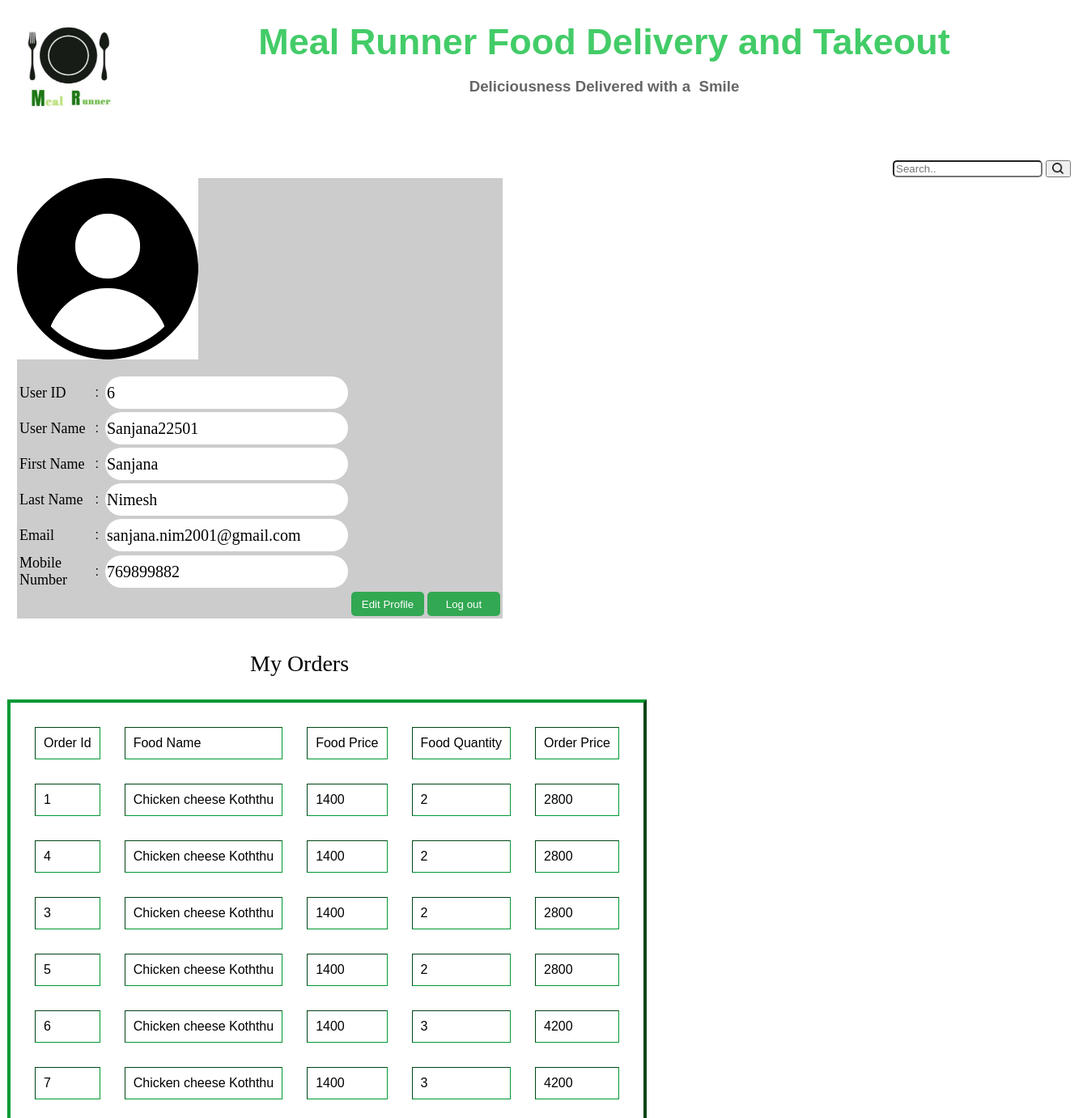
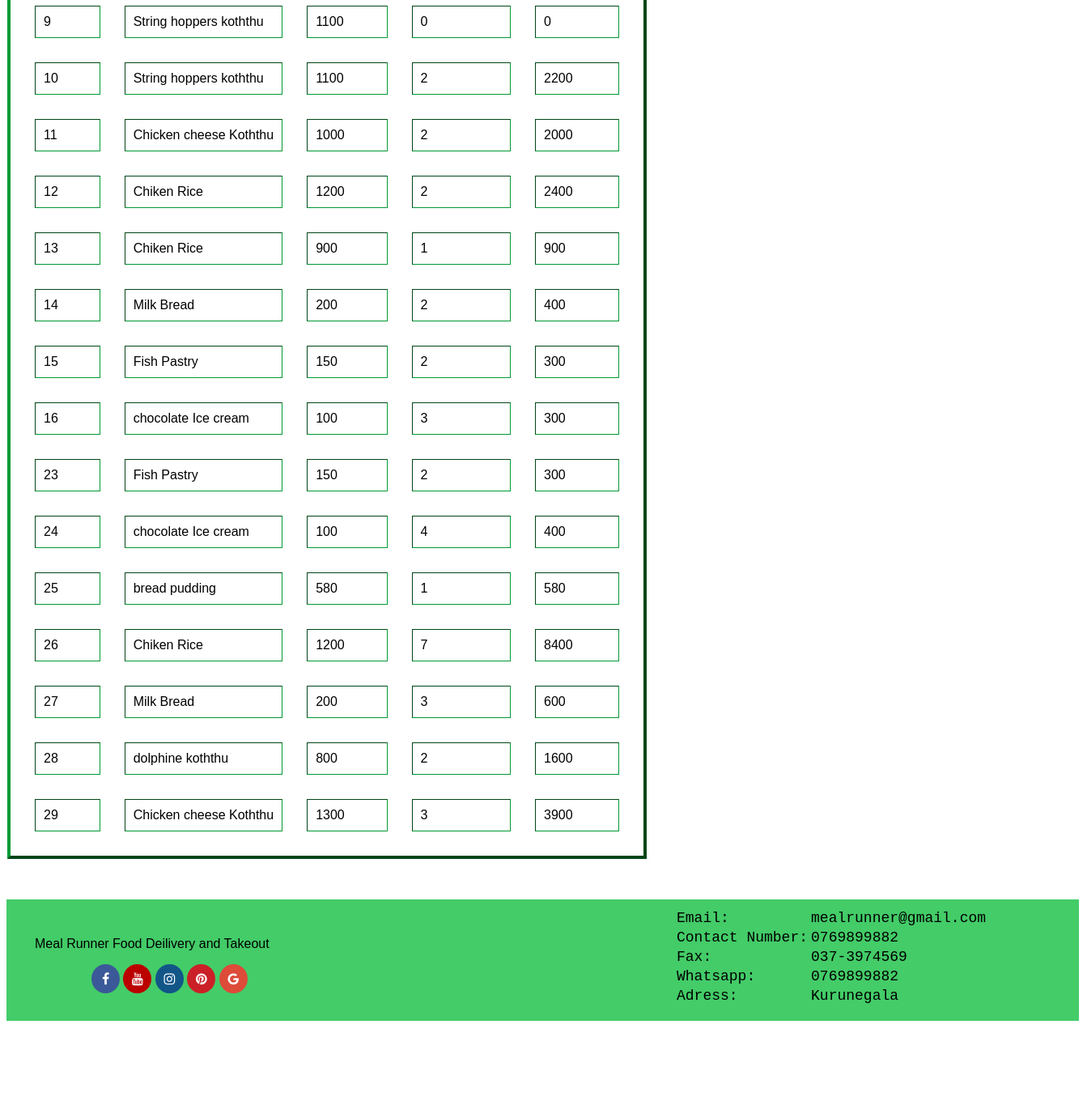
The page /userprofile.php (signed in) on the database its author committed (2 pictures, top to bottom).
### tables this page shows
CREATE TABLE IF NOT EXISTS `customer` (
  `CID` int(11) NOT NULL AUTO_INCREMENT,
  `F_name` varchar(50) NOT NULL,
  `L_name` varchar(50) NOT NULL,
  `U_name` varchar(50) NOT NULL,
  `mnumber` int(12) NOT NULL,
  `email` varchar(50) NOT NULL,
  `password` varchar(50) NOT NULL,
  PRIMARY KEY (`CID`),
  UNIQUE KEY `U_name` (`U_name`)
);

CREATE TABLE IF NOT EXISTS `orders` (
  `Oid` int(11) NOT NULL AUTO_INCREMENT,
  `Fname` varchar(50) NOT NULL,
  `Fprice` int(10) NOT NULL,
  `qty` int(10) NOT NULL,
  `Uname` varchar(50) NOT NULL,
  `Cnumber` varchar(15) NOT NULL,
  `Totprice` int(10) NOT NULL,
  PRIMARY KEY (`Oid`)
);

### userprofile.php (the view, shortened to what this page needs)
<!DOCTYPE html PUBLIC "-//W3C//DTD XHTML 1.0 Transitional//EN" "http://www.w3.org/TR/xhtml1/DTD/xhtml1-transitional.dtd">
<html xmlns="http://www.w3.org/1999/xhtml">
<head>
<link rel="stylesheet" type="text/css" href="userprofile.css"/>
<link rel="stylesheet" href="https://cdnjs.cloudflare.com/ajax/libs/font-awesome/4.7.0/css/font-awesome.min.css">
</head>
<body>
	<div id="mai">
			<div id="logo">
            <img src="Backgrounds/478d7088-b22f-49a9-96ae-3f4aa470643a.jpeg" class="lg">
            </div>
			<div id="mainh">
            	   <div class="mainhsub">
					<p ><h2 id="topic">Meal Runner Food Delivery and Takeout</h2><br><h3 id="subtop">Deliciousness Delivered with a 					Smile</h3></p>
				  </div>
			</div>
            <div id="contl">
            	 <div id="bodytop">
     <div id="bodytopL">
     </div>
    <div id="bodytopR">
    <form action="">
    <table>
    <tr>
    <td>
      <input type="text" placeholder="Search.." name="search" class="srch">
      </td>
      <td>
      <button type="submit"><img src="Backgrounds/3031293.png" class="sim"></button>
      </td>
    </tr>
     </table>
    </form>
    </div>
  </div>
  <div id="usdt">
		<img src="Backgrounds/images.png" id="user4to"/>
<?php
	include"connect.php";
	if(isset($_SESSION['Usname']))
{
	$user=isset($_SESSION['Usname']) ? $_SESSION['Usname']:"";
	$fname="";
	$lname="";
	$mnumber="";
	$email="";
	$cid="";
	$sql="SELECT * FROM customer WHERE U_name='$user'";
	$result=mysqli_query($conn,$sql);
	if(mysqli_num_rows($result)==1)
	{
		while($row=mysqli_fetch_assoc($result))
		{
			$fname=$row['F_name'];
			$lname=$row['L_name'];
			$mnumber=$row['mnumber'];
			$email=$row['email'];
			$cid=$row['CID'];
		}
	}
}
else
{
	header("Location:signin.php");
}
?>
<div>
<form method="post" action="editprofile.php" >
    	<table align="center">
        <tr>
        <td><label class="lbl">User ID</label></td>
            <td></td>
            <td></td>
            <td>:</td>
            <td></td>
			<td><input type="text" value="<?php echo $cid?>" readonly="readonly" class="box"></td>
            </tr>
			<td><label class="lbl">User Name</label></td>
            <td></td>
            <td></td>
            <td>:</td>
            <td></td>
			<td><input type="text" value="<?php echo $user?>" readonly="readonly" class="box"></td>
			<tr>
			<td><label class="lbl">First Name</label></td>
            <td></td>
            <td></td>
            <td>:</td>
            <td></td>
			<td><input type="text" value="<?php echo $fname?>" readonly="readonly" class="box"></td>
            </tr>
            <tr>
			<td><label class="lbl">Last Name</label></td>
            <td></td>
            <td></td>
            <td>:</td>
            <td></td>
			<td><input type="text" value="<?php echo $lname?>" readonly="readonly" class="box"></td>
            </tr>
             <tr>
           <td> <label class="lbl">Email</label> </td>
           <td></td>
           <td></td>
           <td>:</td>
           <td></td>
			<td><input type="text" value="<?php echo $email?>" readonly="readonly" class="box"></td>
             </tr>
           <tr>
           <td> <label class="lbl">Mobile Number</label> </td>
           <td></td>
           <td></td>
           <td>:</td>
           <td></td>
			<td><input type="text" value="<?php echo $mnumber?>" readonly="readonly" class="box"></td>
            </tr>
              <tr>
           <td></td>
           <td></td>
           <td></td>
           <td></td>
           <td></td>
           <td></td>
           <td><input type="submit" name="submit" value="Edit Profile" class="fdbtn"></td>&nbsp;
           <td><input type="button" name="logout" onclick=" location.href='logout.php'" value="Log out" class="fdbtn"></td>
            </tr>
		</table>
</form>
</div>
  </div>
            </div>
       <div id="usdtr">
       		<p id="tp">My Orders</p>
       		<?php
			include'connect.php';
				$user1=isset($_SESSION['Usname']) ? $_SESSION['Usname']:"";
				$sql1="SELECT * FROM orders WHERE Uname='$user1'";
				$result1=mysqli_query($conn,$sql1);
				if(mysqli_num_rows($result1)>0)
				{
					echo'<table align="" cellspacing="30" cellpadding="10" border="4" class="tble1" align="center">
					<tr>
						<td>Order Id</td>
						<td>Food Name</td>
						<td>Food Price</td>
						<td>Food Quantity</td>
						<td>Order Price</td>
					</tr>';
					while($row1=mysqli_fetch_assoc($result1))
					{
						echo'<tr><td>'.$row1['Oid'].'</td><td>'.$row1['Fname'].'</td><td>'
						.$row1['Fprice'].'</td><td>'.
						$row1['qty'].'</td><td>'.$row1['Totprice'].
						'</td>';
					}
					echo'</table>';
				}
            ?>
       </div>
        </div>
        </body>
		<div id="ftr">
        	<div id="lftftr">
            	<p class="tp">Meal Runner Food Deilivery and Takeout</p>
               <p align="left" class="sb">
                <a href="#" class="fa fa-facebook"></a>
                <a href="#" class="fa fa-youtube"></a>
                <a href="#" class="fa fa-instagram"></a>
                <a href="#" class="fa fa-pinterest"></a>
                <a href="#" class="fa fa-google"></a>
                </p>
            </div>
            <div id="rtftr">
				<table id="tbl">
                	<tr>
                    	<td>Email:</td>
                        <td>mealrunner@gmail.com</td>
                    </tr>
                    <tr>
                    	<td>Contact Number:</td>
                        <td>0769899882</td>
                    </tr>
                     <tr>
                    	<td>Fax:</td>
                        <td>037-3974569</td>
                    </tr>
                    <tr>
                    	<td>Whatsapp:</td>
                        <td>0769899882</td>
                    </tr>
                    <tr>
                    	<td>Adress:</td>
                        <td>Kurunegala</td>
                    </tr>
                </table>
            </div>
        </div>
        </html>

### userprofile.css (style rules this page uses)
#mai { width:1325px; height:auto; background-color:white; margin:auto; border-radius: 10px; padding:0px; background-image:; min-height: 670px; background-position:center; background-repeat:; background-size: cover; position: relative; }
#logo { width:150px; height:150px; float:left; background-color:gray; }
#mainh { width:1175px; height:150px; float:left; background-color:#FFF; margin:auto; margin-bottom:15px; border-radius: 10px; }
.mainhsub { width:1175px; height:120px; float:left; background-color:#fff; margin:auto; font-family:"Trebuchet MS", Arial, Helvetica, sans-serif; color:Black; border-radius: 10px; }
#topic { padding-top:0px; margin:0px; text-align:center; font-size:45px; color:#43cc68; }
#subtop { padding-top:0px; margin:0px; text-align:center; color:#666; }
* { box-sizing: border-box; }
body { font-family: Verdana, sans-serif; }
img { vertical-align: middle; }
#contl { width:1300px; height:auto;; background-color:#; margin-top:20px; margin-left:12px; float:left; }
.fdbtn { border-radius:5px; text-align:center; margin:auto; display:flex; width:90px; height:30px; color:white; background-color:#32a852; border-style:none; cursor:pointer; }
#ftr { width:1325px; height:270px; background-color:#FFF; margin-top:25px; margin-bottom:25px; }
#lftftr { width:825px; height:150px; float:left; background-color:#43cc68; padding-top:30px; padding-left:35px; margin-top:25px; margin-bottom:25px; }
#rtftr { width:500px; height:150px; float:left; background-color:#43cc68; padding-top:10px; margin-top:25px; margin-bottom:25px; }
.fa { padding: 10px; font-size: 10px; width: 35px; text-align: center; text-decoration: none; border-radius: 50%; }
.fa-facebook { background: #3B5998; color: white; }
.fa-google { background: #dd4b39; color: white; }
.fa-youtube { background: #bb0000; color: white; }
.fa-instagram { background: #125688; color: white; }
.fa-pinterest { background: #cb2027; color: white; }
.tp { font-family:"Arial Black", Gadget, sans-serif; text-align:left; padding:0px; }
#tbl { text-align:justify; color:#000; font-family:"Courier New", Courier, monospace; font-size:18px; }
.sb { padding-left:70px; }
.sim { height:15px; width:15px; border-radius:5px; }
.srch { border-radius:5px; }
#bodytop { width:1300px; height:25px; background-color:; }
#bodytopL { width:1079px; height:25px; float:left; background-color:; }
#bodytopR { width:220px; height:25px; float:left; background:; }
#usdt { width:600px; height:auto; background-color:#CCC; float:left; margin-bottom:40px; }
.box { background-color:#FFF; width:300px; height:40px; border-radius:20px; font-family:"Times New Roman", Times, serif; font-size:20px; border-style:none; }
.lbl { font-family:"Palatino Linotype", "Book Antiqua", Palatino, serif; font-size:18px; }
#tp { margin-top:10px; color:#000; font-family:"Times New Roman", Times, serif; font-size:28px; margin-left:300px; }
.lg { width:150px; height:150px; }
#usdtr { width:auto; height:auto; margin-top:10px; }
.tble1 { border-color:#093; }

### rows shown on the page
customer: CID "6", F_name "Sanjana", L_name "Nimesh", email "sanjana.nim2001@gmail.com", mnumber "769899882"
orders: Oid "1", Fname "Chicken cheese Koththu", Fprice "1400", qty "2", Totprice "2800"
orders: Oid "4", Fname "Chicken cheese Koththu", Fprice "1400", qty "2", Totprice "2800"
orders: Oid "3", Fname "Chicken cheese Koththu", Fprice "1400", qty "2", Totprice "2800"
orders: Oid "5", Fname "Chicken cheese Koththu", Fprice "1400", qty "2", Totprice "2800"
orders: Oid "6", Fname "Chicken cheese Koththu", Fprice "1400", qty "3", Totprice "4200"
orders: Oid "7", Fname "Chicken cheese Koththu", Fprice "1400", qty "3", Totprice "4200"
orders: Oid "9", Fname "String hoppers koththu", Fprice "1100", qty "0", Totprice "0"
orders: Oid "10", Fname "String hoppers koththu", Fprice "1100", qty "2", Totprice "2200"
orders: Oid "11", Fname "Chicken cheese Koththu", Fprice "1000", qty "2", Totprice "2000"
orders: Oid "12", Fname "Chiken Rice", Fprice "1200", qty "2", Totprice "2400"
orders: Oid "13", Fname "Chiken Rice", Fprice "900", qty "1", Totprice "900"
orders: Oid "14", Fname "Milk Bread", Fprice "200", qty "2", Totprice "400"
orders: Oid "15", Fname "Fish Pastry", Fprice "150", qty "2", Totprice "300"
orders: Oid "16", Fname "chocolate Ice cream", Fprice "100", qty "3", Totprice "300"
orders: Oid "23", Fname "Fish Pastry", Fprice "150", qty "2", Totprice "300"
orders: Oid "24", Fname "chocolate Ice cream", Fprice "100", qty "4", Totprice "400"
orders: Oid "25", Fname "bread pudding", Fprice "580", qty "1", Totprice "580"
orders: Oid "26", Fname "Chiken Rice", Fprice "1200", qty "7", Totprice "8400"
orders: Oid "27", Fname "Milk Bread", Fprice "200", qty "3", Totprice "600"
orders: Oid "28", Fname "dolphine koththu", Fprice "800", qty "2", Totprice "1600"
orders: Oid "29", Fname "Chicken cheese Koththu", Fprice "1300", qty "3", Totprice "3900"
